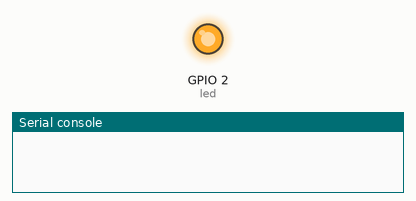
Bench run of a program on a simulated ESP32 board running MicroPython. Parts: output pins drawn as LEDs (lit = HIGH), the last lines printed to the serial console. Deep sleep restarts the program when it ends.

Above: at 0.5 s.
At 9.1 s:
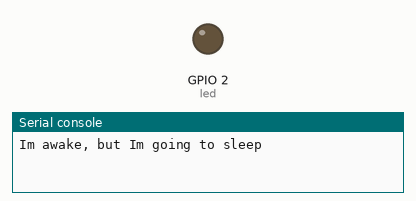
Timing chart, 0 to 22.5 s (numbered marks = the images above):
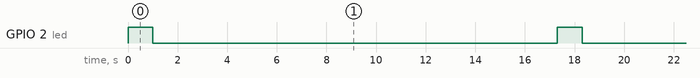

The program:

deepSleep.py
```python
from machine import deepsleep
from machine import Pin
from time import sleep

led = Pin (2, Pin.OUT)

#blink LED
led.value(1)
sleep(1)
led.value(0)
sleep(1)

#Para codigos de prueba es recomendable usar la siguiente instruccion
#Si se desea sbir codigo nuevo, la placa debe estar despierta, es necesario
#tomarlo despierta para subir código
sleep(5)

print('Im awake, but Im going to sleep')

#sleep for 10 seconds (10000 milliseconds)
deepsleep(10000)
```

Measured:
- by itself, GPIO 2 (led): alternates HIGH for 1.0 s and LOW for 16.3 s
